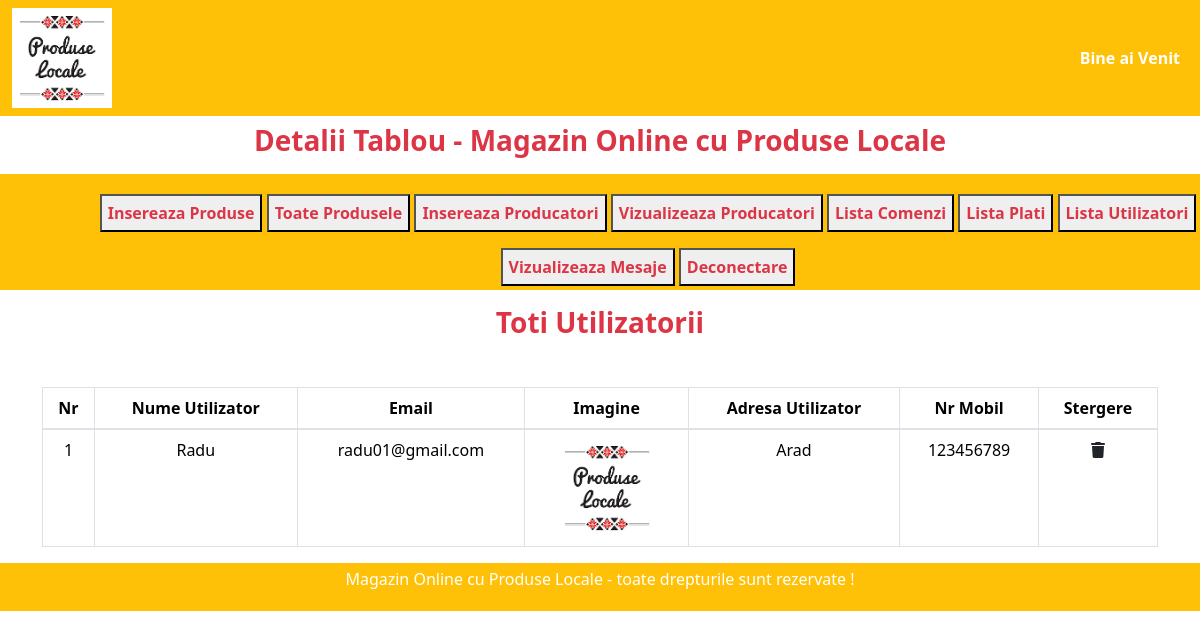
Page /Licenta2024/magazin_online/admin_area/index.php?list_users on the committed database.
### tables this page shows
CREATE TABLE `user_table` (
  `user_id` int(11) NOT NULL,
  `username` varchar(100) NOT NULL,
  `user_email` varchar(100) NOT NULL,
  `user_password` varchar(255) NOT NULL,
  `user_image` varchar(255) NOT NULL,
  `user_ip` varchar(100) NOT NULL,
  `user_address` varchar(255) NOT NULL,
  `user_mobile` varchar(20) NOT NULL
);

### Licenta2024/magazin_online/admin_area/list_users.php (the view)
<h3 class="text-center text-danger fw-bold"> Toti Utilizatorii </h3>
    <table class="table table-bordered mt-5">
        <thead>
            <?php
            $get_user = "SELECT * FROM `user_table`";
            $result = mysqli_query($con, $get_user);
            $row_count = mysqli_num_rows($result);
            echo "
            <tr class='text-center'>
                <th>Nr</th>
                <th>Nume Utilizator</th>
                <th>Email</th>
                <th>Imagine</th>
                <th>Adresa Utilizator</th>
                <th>Nr Mobil</th>
                <th>Stergere</th>
            </tr>
            </thead>
            <tbody>
            ";
            if($row_count == 0){
                echo "<h2 class='text-danger text-center mt-5'>
                No Users yet ! </h2>";
            } else {
                $number = 0;
                while($row_data = mysqli_fetch_assoc($result)){
                    $user_id = $row_data['user_id'];
                    $username = $row_data['username'];
                    $user_email = $row_data['user_email'];
                    $user_image = $row_data['user_image'];
                    $user_address = $row_data['user_address'];
                    $user_mobile = $row_data['user_mobile'];
                $number++;
            echo "
            <tr class='text-center'>
                <td>  $number  </td>
                <td>  $username </td>
                <td>  $user_email </td>
                <td> <img src='../users_area/user_images/$user_image'
                alt='$username' class='product_img' /> </td>
                <td>  $user_address </td>
                <td>  $user_mobile </td>
                <td>  <a href='index.php?delete_users= $user_id ' class='text-dark' >
                        <i class='fa-solid fa-trash'> </i> </a> </td>
            </tr>
            ";
                }
            }
            ?>
        </tbody>
    </table>

### Licenta2024/magazin_online/admin_area/index.php (style rules this page uses)
body { overflow-x: hidden; }
.product_img { width: 100px; object-fit: contain; }

### rows in the picture
user_table: username "Radu", user_email "radu01@gmail.com", user_image (picture), user_address "Arad", user_mobile "123456789"
